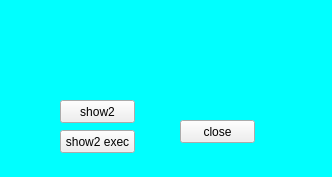
<?xml version="1.0" encoding="UTF-8"?>
<ui version="4.0">
 <class>OverlayDlg1</class>
 <widget class="QWidget" name="OverlayDlg1">
  <property name="geometry">
   <rect>
    <x>0</x>
    <y>0</y>
    <width>332</width>
    <height>177</height>
   </rect>
  </property>
  <property name="windowTitle">
   <string>Form</string>
  </property>
  <property name="styleSheet">
   <string notr="true">#OverlayDlg1{
	background-color: rgb(0, 255, 255);
}</string>
  </property>
  <widget class="QPushButton" name="btn_show2">
   <property name="geometry">
    <rect>
     <x>60</x>
     <y>100</y>
     <width>75</width>
     <height>23</height>
    </rect>
   </property>
   <property name="text">
    <string>show2</string>
   </property>
  </widget>
  <widget class="QPushButton" name="btn_close">
   <property name="geometry">
    <rect>
     <x>180</x>
     <y>120</y>
     <width>75</width>
     <height>23</height>
    </rect>
   </property>
   <property name="text">
    <string>close</string>
   </property>
  </widget>
  <widget class="QPushButton" name="btn_show2_exec">
   <property name="geometry">
    <rect>
     <x>60</x>
     <y>130</y>
     <width>75</width>
     <height>23</height>
    </rect>
   </property>
   <property name="text">
    <string>show2 exec</string>
   </property>
  </widget>
 </widget>
 <resources/>
 <connections/>
</ui>
